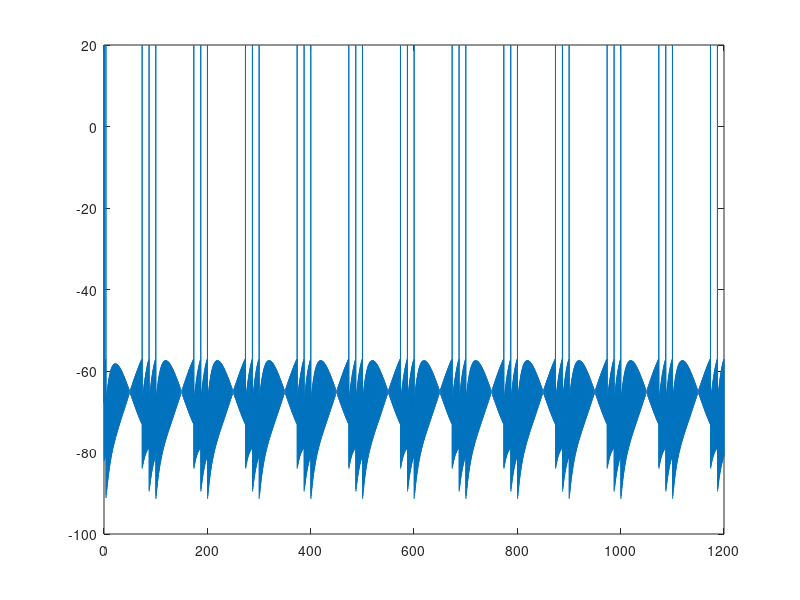

The MATLAB script that drew this image:
% $$C\frac{dV}{dt}=-g_L(V-V_L)+I$$
% Input defined at Line 26

clear; %clear all variables
% close all; %close all open figures
%DEFINE PARAMETERS
dt = 1/1000; %time step [ms]
t_end = 1200; %total time of run [ms]
t_StimStart = 100; %time to start injecting current [ms]
t_StimEnd = 1000; %time to end injecting current [ms]
C = 1;  %uF/cm2
g_L = 0.1;  %mS/cm2
V_L = -65;  %mV
Vth = -57;  %mV
V_reset = -68;   %mV
V_spike = 20;   %mv
%DEFINE INITIAL VALUES AND VECTORS TO HOLD RESULTS
t_vect = 0:dt:t_end; %will hold vector of times
V_vect = zeros(1,length(t_vect)); %initialize the voltage vector
V_plot_vect = zeros(1,length(t_vect)); %pretty version of V_vect to be plotted, that displays a spike whenever voltage reaches threshold
i = 1; % index denoting which element of V is being assigned
V_vect(i)= -60; %first element of V, i.e. value of V at t=0
V_plot_vect(i) = V_vect(i); %if no spike, then just plot the actual voltage V

for i = 2:length(t_vect)
    I = 75*sin(2*pi*2000*t_vect(i)/1000)+75*sin(2*pi*2010*t_vect(i)/1000); % Input set here
%     I=1;
    V_vect(i) = V_vect(i-1) + dt*(g_L*(V_L - V_vect(i-1)) + I)/C;
    if V_vect(i)>=Vth
        V_vect(i) = V_reset;
        V_plot_vect(i) = V_spike;
    else
        V_plot_vect(i) = V_vect(i);
    end
end

figure,plot(t_vect, V_plot_vect);